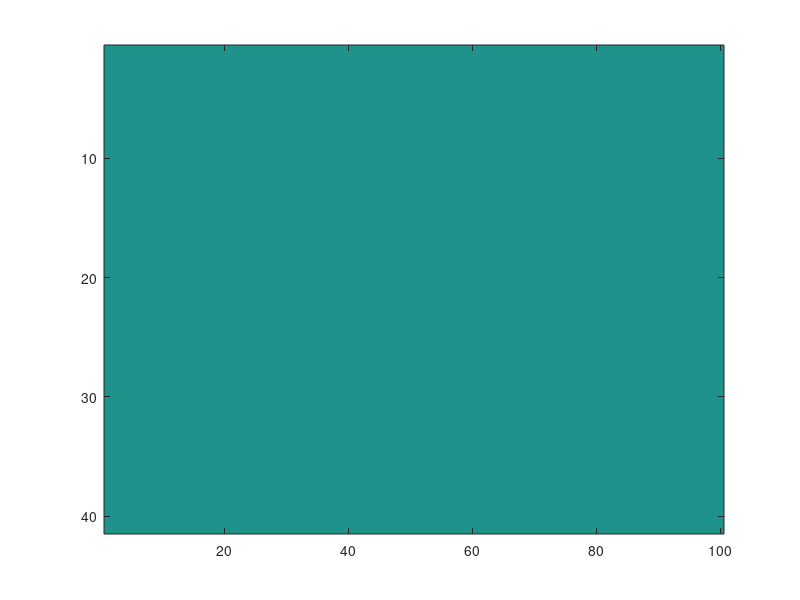

Write the MATLAB code that produced this figure.
% plots a parameter space sweep to see what parameter pair gives the 
% most appropriate combination of cell death by anoikis and by sloughing
% we expecct to get ~100 deaths by sloughing and ~5 deaths by anoikis
% the plot shows the difference between the two, which ideally should sit
% around 100

close all;
clear all;

es = 20:60;
n = length(es);
ms = 1:100;
m = length(ms);

pspace = zeros(n,m);

for i = 1:n
    for j = 1:m
        file_name =[ '/Users/phillip/Research/Crypt/Data/Chaste/CellKillCount/kill_count_n_20_EES_' num2str(es(i)) '_MS' num2str(ms(j)) '.txt'];
        try
            data = csvread(file_name,1,0);
            pspace(i,j) = data(2) - data(3);
        catch e
            e
        end
    end
end

imagesc(pspace);
